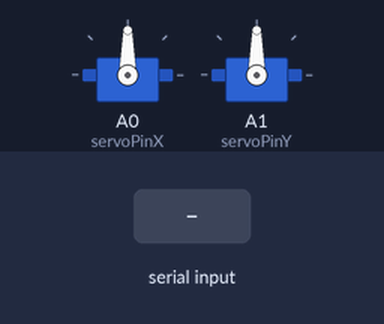
The sketch below on a simulated Arduino Mega 2560, built with avr-gcc and run on an emulated ATmega2560. On the bench: 2 × servo. Inputs (shaded band) come from the test bench.

Above: at 1.2 s.
1.3 s: "w" received over the second serial link
At 2.4 s:
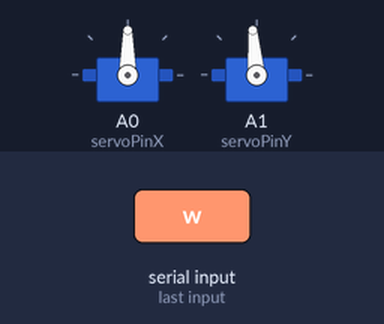
2.8 s: "w" received over the second serial link
At 3.5 s:
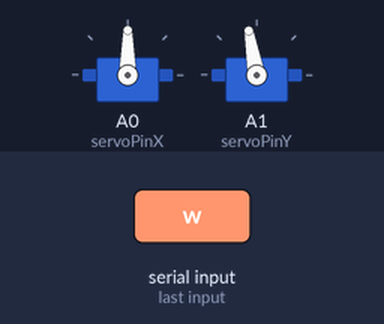
4.3 s: "z" received over the second serial link
At 4.6 s:
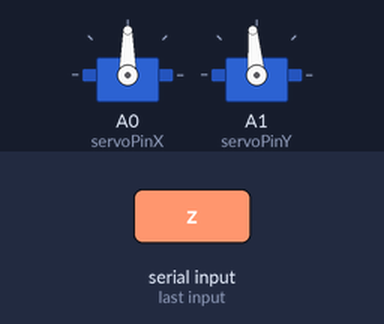
Timing chart, 0 to 7.3 s (numbered marks = the images above; inputs shaded):
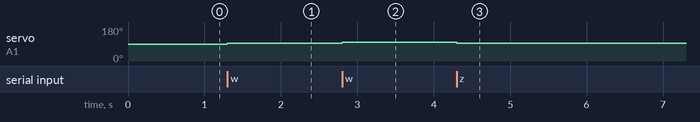

Measured:
- after the input at 1.3 s, servo on A1 (servoPinY): 90° → 95° at once
- after the input at 2.8 s, servo on A1 (servoPinY): 95° → 100° at once
- after the input at 4.3 s, servo on A1 (servoPinY): 100° → 95° at once

The sketch:

GimbalControl.ino
```cpp
// this program demonstrates the communication from the control laptop
// to the arduino and the control of the two servos in the supplied gimbal
//
// you need an USB cable to program the arduino

// pin number of on-board LED
int ledPin = 13;

#include <Servo.h>  // standard servo library

Servo servoX; // declare servo objects
Servo servoY;

int posY = 90; // initial servo posititions in degree
int posX = 90;

int servoPinX = A0; // arduino pins used to connect servo control signals
int servoPinY = A1;

// setup() is only run once
void setup() {
  Serial1.begin(115200); // ethernet cable or WiFi

  servoX.attach(servoPinX);
  servoY.attach(servoPinY);

  servoX.write(posX); // move to middle position
  servoY.write(posY);


  // read the input buffer until it is empty
  // any character in the buffer is ignored
  while (Serial1.available())
     Serial1.read();
}

// the commands in loop() are repeated forever
void loop() {
  if(Serial1.available() > 0)
  {
    char Command = Serial1.read();
    // if a w,z,a or d is pressed servos move with a step of
    // 5 degrees.
    // s moves to mid position
    switch(Command)
    {
      case 'w':
        posY = posY + 5;
        servoY.write(posY);
      break;
      case 'z':
        posY = posY - 5;
        servoY.write(posY);
      break;
      case 'a':
        posX = posX + 5;
        servoX.write(posX);
      break;
      case 'd':
        posX = posX - 5;
        servoX.write(posX);
      break;
      case 's':
        posX = 90;
        servoX.write(posX);
        posY = 90;
        servoY.write(posY);
      break;
    }
  }
}
```
